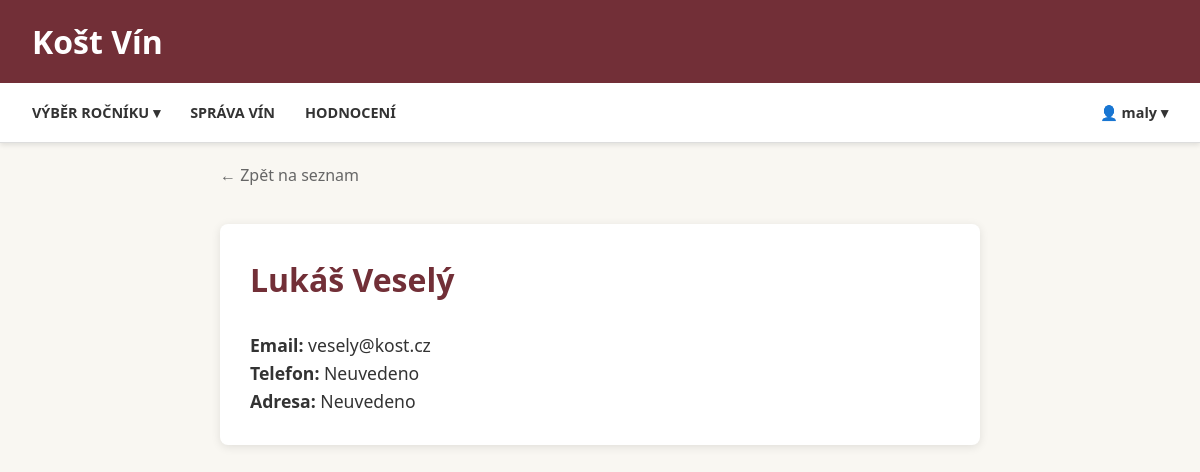
The page /vinar/7 (signed in) on the database its author committed.
### app/models/db.py (models this page shows)
class Users(Base):
    __tablename__ = "USERS"
    id = Column(Integer, primary_key=True, index=True)
    login = Column(String(50), unique=True, nullable=False)
    password_hash = Column(String(255), nullable=False)
    jmeno = Column(String(100), nullable=False)
    is_active = Column(Boolean, default=True)
    adresa = Column(String(200))
    telefon = Column(String(20))
    email = Column(String(100), nullable=False)
    role = relationship("Role", secondary="USERROLE", backref="users")
    vina = relationship("Vino", back_populates="vinar")

### app/api/routers/home.py (the view)
@router.get("/vinar/{vinar_id}")
async def vinar_detail(
    vinar_id: int,
    ctx: dict = Depends(get_template_context),
    db: Session = Depends(get_db)
):
    vinar = get_public_user_detail(db, vinar_id)
    if not vinar:
        raise HTTPException(status_code=404, detail="Vinař nenalezen")
    return ctx["request"].app.state.templates.TemplateResponse(
        "detail_vinar.html",
        {**ctx, "vinar": vinar}  # Posíláme data pod klíčem 'vinar'
    )

### app/templates/detail_vinar.html (shortened to what this page needs)
{% extends "base.html" %}
{% block content %}
<div style="max-width: 800px; margin: 0 auto; padding: 20px;">
    <a href="/" class="back-link">&larr; Zpět na seznam</a>
    <div style="background: white; padding: 30px; border-radius: 8px; box-shadow: 0 2px 10px rgba(0,0,0,0.1); margin-top: 15px;">
        <h1 style="color: var(--primary); margin-top: 0;">{{ vinar.jmeno }}</h1><br>
        <p style="font-size: 1.1rem;">
            <strong>Email:</strong> {{ vinar.email or 'Neuvedeno' }}<br>
            <strong>Telefon:</strong> {{ vinar.telefon or 'Neuvedeno' }}<br>
            <strong>Adresa:</strong> {{ vinar.adresa or 'Neuvedeno' }}<br>
        </p>
    </div>
</div>
{% endblock %}

### app/templates/base.html (shortened to what this page needs)
<!DOCTYPE html>
<html lang="cs">
<head>
    <link rel="stylesheet" href="{{ url_for('static', path='style.css') }}">
</head>
<body>
    <header class="site-header">
        <div class="header-top">
            <div class="logo">
                <h1><a href="/" style="color: inherit; text-decoration: none;">Košt Vín</a></h1>
            </div>
        </div>
        <div class="navbar-container">
            <nav class="main-nav">
                <div class="dropdown">
                    <a href="#" class="nav-link">Výběr ročníku ▾</a>
                </div>
                {% if user %}
                    {% if 'Vinař' in roles %}
                        <a href="/vina/sprava" class="nav-link">Správa vín</a>
                    {% endif %}
                    {% if 'Hodnotitel' in roles %}
                        <a href="/vina/hodnoceni" class="nav-link">Hodnocení</a>
                    {% endif %}
                {% endif %}
                <div class="user-panel" style="margin-left: auto;">
                    {% if user %}
                        <div class="dropdown">
                            <a href="#" class="nav-link" style="text-transform: none;">👤 {{ user }} ▾ </a>
                        </div>
                    {% else %}
                        <a href="/auth/login?next={{ request.url.path }}" class="btn">Přihlásit se</a>
                    {% endif %}
                </div>
            </nav>
        </div>
    </header>
    <main>
        {% block content %}{% endblock %}
    </main>
</body>
</html>

### app/static/style.css (style rules this page uses)
:root { --primary: #722F37; --secondary: #C5A059; --bg-light: #f9f7f2; --text-dark: #333; --white: #ffffff; --shadow: 0 4px 6px rgba(0,0,0,0.1); }
* { box-sizing: border-box; margin: 0; padding: 0; }
body { font-family: 'Segoe UI', Tahoma, Geneva, Verdana, sans-serif; background-color: var(--bg-light); color: var(--text-dark); line-height: 1.6; }
.site-header { display: flex; flex-direction: column; width: 100%; z-index: 100; position: sticky; top: 0; box-shadow: 0 2px 5px rgba(0,0,0,0.1); }
.header-top { background-color: var(--primary); color: var(--white); padding: 1rem 2rem; display: flex; justify-content: space-between; align-items: center; }
.navbar-container { background-color: #fff; border-bottom: 1px solid #ddd; height: 60px; display: flex; align-items: center; width: 100%; padding: 0 2rem; box-sizing: border-box; }
.main-nav { display: flex; gap: 30px; justify-content: flex-start; align-items: center; width: 100%; }
.nav-link { color: #333333; text-decoration: none; font-weight: 600; text-transform: uppercase; font-size: 0.9rem; padding: 15px 0; position: relative; transition: color 0.3s; }
.nav-link::after { content: ''; position: absolute; width: 0; height: 3px; bottom: 0; left: 0; background-color: var(--primary); transition: width 0.3s; }
.dropdown { position: relative; display: inline-block; }
.back-link { display: inline-flex; align-items: center; color: #666; text-decoration: none; font-weight: 500; margin-bottom: 20px; transition: color 0.2s; }

### rows shown on the page
Users: login "maly"
Users: jmeno "Lukáš Veselý", email "vesely@kost.cz", telefon "Neuvedeno", adresa "Neuvedeno"
